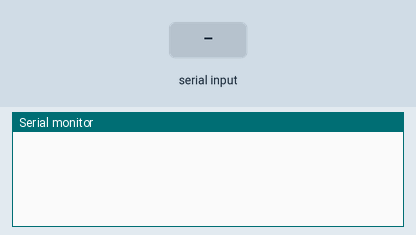
Bench run of a sketch on a simulated Arduino Uno, built with avr-gcc and run on an emulated ATmega328P. On the bench: the last lines printed to the serial monitor. The test bench sets the inputs (shaded band).

Above: at 1.2 s.
1.3 s: "r" received over Serial
At 1.43 s:
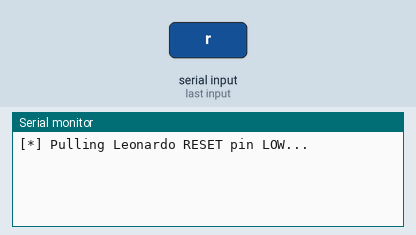
At 2.0 s:
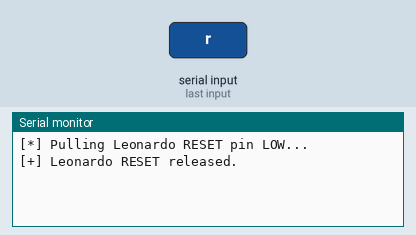

Measured:
- after the input at 1.3 s, the serial monitor: prints a new line at once (image 1)

The sketch:

uno_reset_controller.ino
```cpp
// file: sketches/uno_reset_controller/uno_reset_controller.ino
// Purpose: Hardware reset trigger controller for Leonardo via Uno Pin 7

const int RESET_PIN = 7;

void setup() {
  Serial.begin(115200);
  // Keep reset pin as INPUT (high impedance) so Leonardo operates normally
  pinMode(RESET_PIN, INPUT);
}

void loop() {
  if (Serial.available() > 0) {
    char cmd = Serial.read();
    if (cmd == 'r') {
      Serial.println("[*] Pulling Leonardo RESET pin LOW...");
      pinMode(RESET_PIN, OUTPUT);
      digitalWrite(RESET_PIN, LOW);
      delay(150); // Hold reset for 150ms

      digitalWrite(RESET_PIN, HIGH);
      pinMode(RESET_PIN, INPUT); // Release reset pin to high impedance
      Serial.println("[+] Leonardo RESET released.");
    }
  }
}
// sketches/uno_reset_controller/uno_reset_controller.ino ends
```
